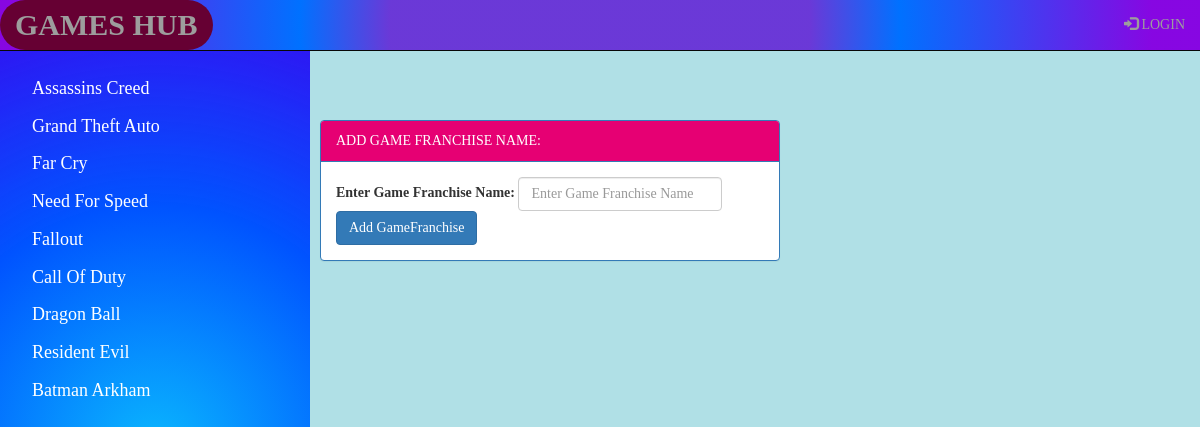
/GamesHub/addGameFranchises, run on the app's committed database.
### Data_Setup.py (models this page shows, shortened)
class GameFranchiseName(Base):
    __tablename__ = 'gamefranchisename'
    id = Column(Integer, primary_key=True)
    name = Column(String(300), nullable=False)
    user_id = Column(Integer, ForeignKey('gmailuser.id'))
    user = relationship(GmailUser, backref="gamefranchisename")

### GamesHub.py (the view)
@app.route('/GamesHub/addGameFranchises', methods=['POST', 'GET'])
def addGameFranchises():
    if request.method == 'POST':
        company = GameFranchiseName(name=request.form['name'],
                                    user_id=login_session['user_id'])
        session.add(company)
        session.commit()
        return redirect(url_for('GamesHub'))
    else:
        return render_template('addGameFranchises.html', gfs_cat=gfs_cat)

### templates/addGameFranchises.html
{% include 'nav.html' %}
<div class="main">
{% block content %}
	<div class="">
		<div style="width: 500px;">
			<div class="panel panel-primary" style="margin: 20px;">
				<div class="panel-heading" style="background-color: #e60073">ADD GAME FRANCHISE NAME:</div>
				<div class="panel-body">
					<form class="form-inline" action="{{ url_for('addGameFranchises')}}" method="POST">
						  <label for="email" class="mr-sm-2">Enter Game Franchise Name:</label>
						  <input type="text" class="form-control mb-2 mr-sm-2" name="name" placeholder="Enter Game Franchise Name" required>
						  <input type="submit" class="btn btn-primary mb-2" value="Add GameFranchise">
					</form>
				</div>
			</div>
		</div>
	</div>
{% endblock content %}

### templates/nav.html (shortened to what this page needs)
<!DOCTYPE html>
<html lang="en">
<head>
  <link rel="stylesheet" href="https://maxcdn.bootstrapcdn.com/bootstrap/3.3.7/css/bootstrap.min.css">
</head>
<body>
<nav class="navbar navbar-inverse  navbar-fixed-top" style="color:white">
  <div class="container-fluid" style="background: rgb(108,57,218);
background: radial-gradient(circle, rgba(108,57,218,0.9839286056219363) 35%, rgba(0,113,255,1) 50%, rgba(145,4,245,0.9110994739692753) 92%);">
    <div class="navbar-header">
      <a class="navbar-brand" href="{{ url_for('home') }}" style="background-color:#660033;font-size:30px;font-family:Algerian;border-radius:30px"><b>GAMES HUB</b></a>
    </div>
    <ul class="nav navbar-nav navbar-right" >
      {% if 'username' in session %}
            <li><button class="btn btn-warning mr-sm-2" style="margin-top: 5px;background-color:green;border-radius:5px 20px 5px 20px"><a href="{{ url_for('addGameFranchises')}}" style="color:yellow;">ADD GameFranchises</a></button></li>
            <li style="margin: 10px;"><p class="text-primary mr-sm-2" style="color:white">{{ session.username }}</p></li>
            <li><a href="{{ url_for('logout')}}"><span class="glyphicon glyphicon-log-in"></span> LOGOUT</a></li>
      {% else %}
            <li><a href="{{ url_for('showLogin')}}"><span class="glyphicon glyphicon-log-in"></span> LOGIN</a></li>
      {% endif %}
    </ul>
  </div>
</nav>
<div class="sidenav">
  <table>
      {% for gf in gfs_cat %}
      <tr>
          <td><a href="{{ url_for('showGameFranchises',gfid=gf.id)}}">{{gf.name}}</a></td>
        </tr>
      {% endfor %}
  </table>
</div>
</body>
</html>

### templates/nav.html (style rules this page uses)
body { font-family:Georgia; background-color:powderblue; }
.sidenav { height: 100%; width: 310px; position: fixed; z-index: 1; top: 50px; left: 0; background: rgb(10,183,254); background: radial-gradient(circle, rgba(10,183,254,1) 0%, rgba(0,83,255,1) 57%, rgba(31,4,245,0.9110994739692753) 100%); overflow-x: hidden; padding-top: 20px; }
.sidenav a { padding: 6px 6px 6px 32px; text-decoration: none; font-size: 18px; color: white; display: block; }
.main { margin-left: 300px; }

### data on the page
GameFranchiseName: name "Assassins Creed"
GameFranchiseName: name "Grand Theft Auto"
GameFranchiseName: name "Far Cry"
GameFranchiseName: name "Need For Speed"
GameFranchiseName: name "Fallout"
GameFranchiseName: name "Call Of Duty"
GameFranchiseName: name "Dragon Ball"
GameFranchiseName: name "Resident Evil"
GameFranchiseName: name "Batman Arkham"
